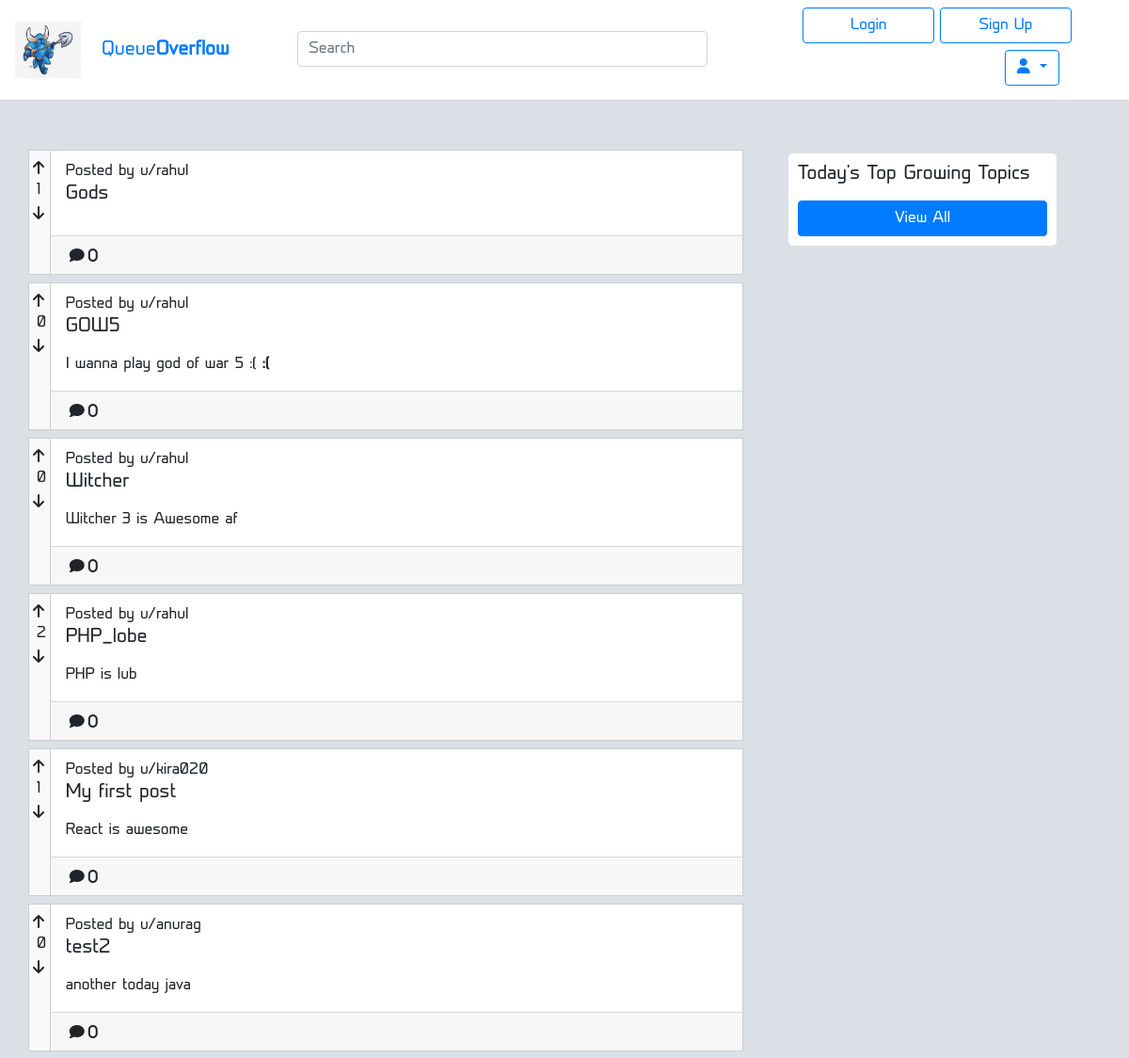
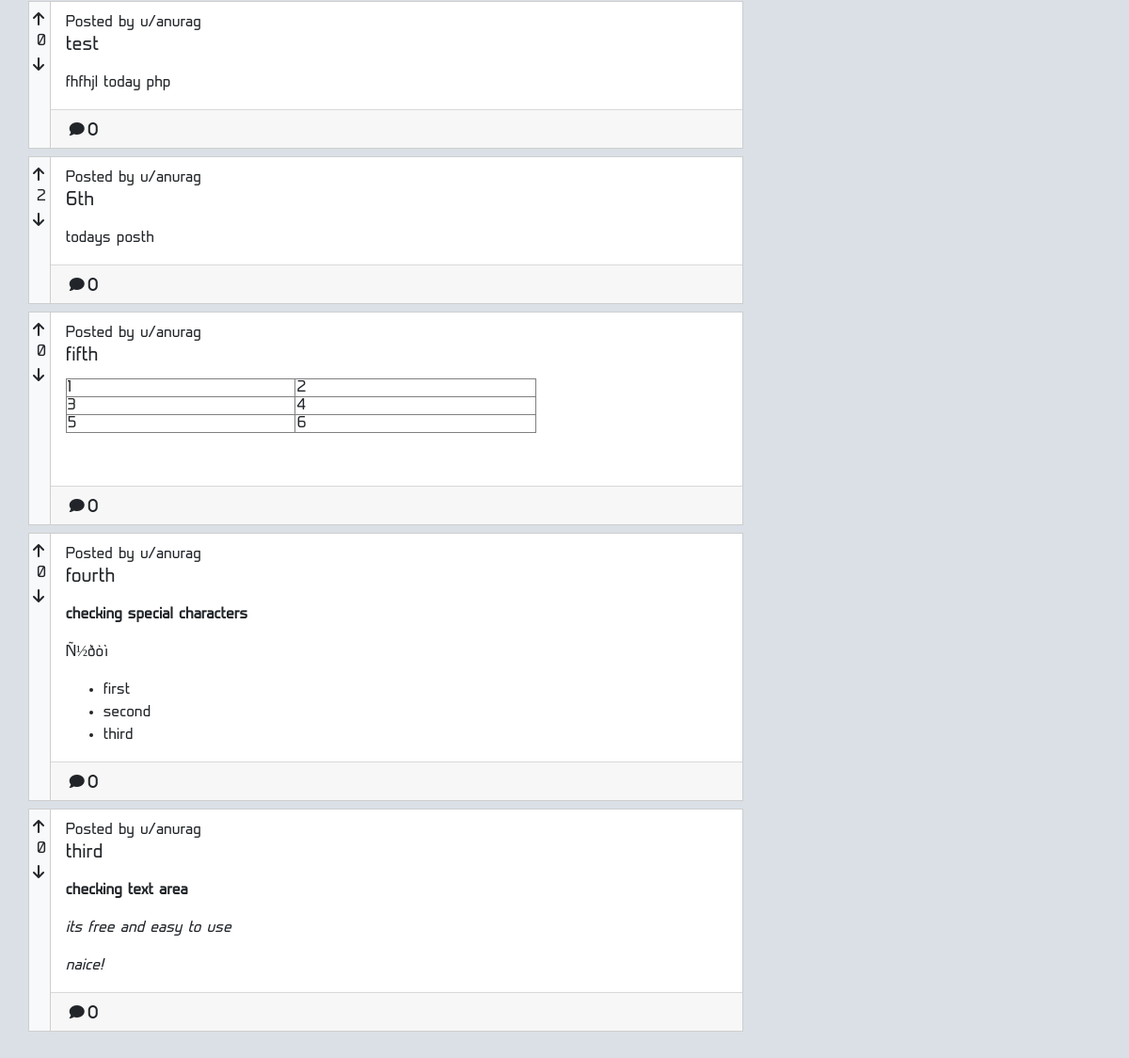
The page / on the database its author committed (2 pictures, top to bottom).
### tables this page shows
CREATE TABLE `thread` (
  `tid` int(11) NOT NULL,
  `title` varchar(50) NOT NULL,
  `body` varchar(300) DEFAULT NULL,
  `dateOfCreation` date DEFAULT NULL,
  `creatorId` int(11) DEFAULT NULL,
  `categoryId` int(11) DEFAULT NULL,
  `vote` int(11) DEFAULT '0',
  `status` binary(1) DEFAULT '1'
);

CREATE TABLE `user` (
  `uid` int(11) NOT NULL,
  `username` varchar(30) NOT NULL,
  `password` varchar(30) NOT NULL,
  `email` varchar(30) NOT NULL,
  `name` varchar(30) NOT NULL,
  `mobile` int(10) NOT NULL,
  `country` varchar(30) NOT NULL,
  `gender` varchar(6) NOT NULL
);

### index.php (the view, shortened to what this page needs)
<?php
require "navbar.php"
?>
<div class="container py-5 ">
    <div class=row>
        <div class="col-8">
            <?php
                if(isset($_SESSION['id'])){
                    require "auth/config.php";
                    $sql = "SELECT * FROM thread NATURAL JOIN (SELECT follow as categoryId FROM pivot WHERE uid=".$_SESSION['id'].") as T ORDER BY dateOfCreation DESC";
                    $result = $conn->query($sql);
                    if($result->num_rows>0)
                    {
                        while($row = $result->fetch_assoc())
                        {
                            $sqlPoster = "SELECT username FROM user WHERE uid=".$row['creatorId'];
                            $resultPoster = $conn->query($sqlPoster);
                            $poster = $resultPoster->fetch_assoc();
                            $sqlcheck = "SELECT * FROM voting WHERE tid=".$row['tid']." AND uid=".$_SESSION['id'].";";
                            $resultcheck = $conn->query($sqlcheck);
                            $rowcheck = $resultcheck->fetch_assoc();
                            $upclass=null;
                            $downclass=null;
                            if($rowcheck['upvoted']==1)
                            {
                                $upclass="upped";
                                $downclass="down";
                            }
                            else if($rowcheck['downvoted']==1)
                            {
                                $upclass="up";
                                $downclass="downed";
                            }
                            else{
                                $upclass="up";
                                $downclass="down";
                            }
                            echo'<div class=" px-0 py-1">
                                <div class="row  " style="border:1px solid rgb(206, 206, 206);">
                                    <div class="vote-col pl-1" style="border-right:1px solid rgb(206, 206, 206);">
                                        <div id="u'.$row['tid'].'" class="'.$upclass.'" onClick="upvote('.$row['tid'].')"><i class="fa fa-arrow-up" aria-hidden="true"></i></div>
                                        <div id="v'.$row['tid'].'" class="vote p-1">'.$row['vote'].'</div>
                                        <div id="d'.$row['tid'].'" class="'.$downclass.'" onClick="downvote('.$row['tid'].')"><i class="fa fa-arrow-down" aria-hidden="true"></i></div>
                                    </div>
                                    <div class="data-col px-0 pb-0">
                                        <div class="pl-3">
                                        Posted by u/'.$poster['username'].'
                                        <h5 class="card-title">'.$row['title'].'</h5>
                                        <p class="card-text">'.$row['body'].'</p>
                                        </div>
                                        <div class="card-footer">
                                        <span><i class="fa fa-comment" aria-hidden="true"> 0</i></span>
                                        </div>
                                    </div>
                                </div>
                        </div>';
                        }
                    }
                    else
                    {
                    $sql = "SELECT * FROM thread WHERE 1 ORDER BY dateOfCreation DESC";
                    $result = $conn->query($sql);
                    while($row = $result->fetch_assoc())
                    {
                        $sqlPoster = "SELECT username FROM user WHERE uid=".$row['creatorId'];
                            $resultPoster = $conn->query($sqlPoster);
                            $poster = $resultPoster->fetch_assoc();
                        $sqlcheck = "SELECT * FROM voting WHERE tid=".$row['tid']." AND uid=".$_SESSION['id'].";";
                            $resultcheck = $conn->query($sqlcheck);
                            $rowcheck = $resultcheck->fetch_assoc();
                            $upclass=null;
                            $downclass=null;
                            if($rowcheck['upvoted']==1)
                            {
                                $upclass="upped";
                                $downclass="down";
                            }
                            else if($rowcheck['downvoted']==1)
                            {
                                $upclass="up";
                                $downclass="downed";
                            }
                            else{
                                $upclass="up";
                                $downclass="down";
                            }
                        echo'<div class=" px-0 py-1">
                            <div class="row  " style="border:1px solid rgb(206, 206, 206);">
                                <div class="vote-col pl-1" style="border-right:1px solid rgb(206, 206, 206);">
                                Posted by u/'.$poster['username'].'
                                <div id="u'.$row['tid'].'" class="'.$upclass.'" onClick="upvote('.$row['tid'].')"><i class="fa fa-arrow-up" aria-hidden="true"></i></div>
                                <div id="v'.$row['tid'].'" class="vote p-1">'.$row['vote'].'</div>
                                <div id="d'.$row['tid'].'" class="'.$downclass.'" onClick="downvote('.$row['tid'].')"><i class="fa fa-arrow-down" aria-hidden="true"></i></div>
                                </div>
                                <div class="data-col px-0 pb-0">
                                    <div class="pl-3">
                                    <h5 class="card-title">'.$row['title'].'</h5>
                                    <p class="card-text">'.$row['body'].'</p>
                                    </div>
                                    <div class="card-footer">
                                    <span><i class="fa fa-comment" aria-hidden="true"> 0</i></span>
                                    </div>
                                </div>
                            </div>
                    </div>';
                    }
                    }
                }
                else{
                    require "auth/config.php";
                    $sql = "SELECT * FROM thread WHERE 1 ORDER BY dateOfCreation DESC";
                    $result = $conn->query($sql);
                    while($row = $result->fetch_assoc())
                {
                    $sqlPoster = "SELECT username FROM user WHERE uid=".$row['creatorId'];
                            $resultPoster = $conn->query($sqlPoster);
                            $poster = $resultPoster->fetch_assoc();
                    echo'<div class=" px-0 py-1">
                        <div class="row  " style="border:1px solid rgb(206, 206, 206);">
                            <div class="vote-col pl-1" style="border-right:1px solid rgb(206, 206, 206);">
                                <div id="up" class="up" data-toggle="modal" data-target="#loginModalCenter"><i class="fa fa-arrow-up" aria-hidden="true"></i></div>
                                <div id="vote" class="vote p-1">'.$row['vote'].'</div>
                                <div id="down" class="down" data-toggle="modal" data-target="#loginModalCenter"><i class="fa fa-arrow-down" aria-hidden="true"></i></div>
                            </div>
                            <div class="data-col px-0 pb-0">
                                <div class="pl-3">
                                Posted by u/'.$poster['username'].'
                                <h5 class="card-title">'.$row['title'].'</h5>
                                <p class="card-text">'.$row['body'].'</p>
                                </div>
                                <div class="card-footer">
                                <span><i class="fa fa-comment" aria-hidden="true"> 0</i></span>
                                </div>
                            </div>
                        </div>
                </div>';
                }
                }
            ?>
        </div>
        <div class="rt col-3  ml-5 mr-0 my-0 px-0 py-2">
                <div class="guidelines">
                    <h5>Today's Top Growing Topics</h5>
                    <a class="btn btn-primary btn-block mt-3" href="content.php">View All</a>
                </div>
        </div>
    </div>
</div>

### index.css (style rules this page uses)
html * { font-family: prime; }

### profile.css (style rules this page uses)
.vote-col { background: #F7F9FA; width: 3% !important; padding: 10px; text-align: center; }
.data-col { width: 97%; background: white; padding: 10px; }

### create.css (style rules this page uses)
.guidelines { background: white; border-radius: 5px; padding: 10px; font-size: 14px; }

### rows shown on the page
thread: vote "1", creatorId.username "rahul", title "Gods"
thread: vote "0", creatorId.username "rahul", title "GOW5", body "I wanna play god of war 5 :( :("
thread: vote "0", creatorId.username "rahul", title "Witcher", body "Witcher 3 is Awesome af"
thread: vote "2", creatorId.username "rahul", title "PHP_lobe", body "PHP is lub"
thread: vote "1", creatorId.username "kira020", title "My first post", body "React is awesome"
thread: vote "0", creatorId.username "anurag", title "test2", body "another today java"
thread: vote "0", creatorId.username "anurag", title "test", body "fhfhjl today php"
thread: vote "2", creatorId.username "anurag", title "6th", body "todays posth"
thread: vote "0", creatorId.username "anurag", title "fifth", body "1 2 3 4 5 6"
thread: vote "0", creatorId.username "anurag", title "fourth", body "checking special characters Ñ½ðòì first second third"
thread: vote "0", creatorId.username "anurag", title "third", body "checking text area its free and easy to use naice!"
